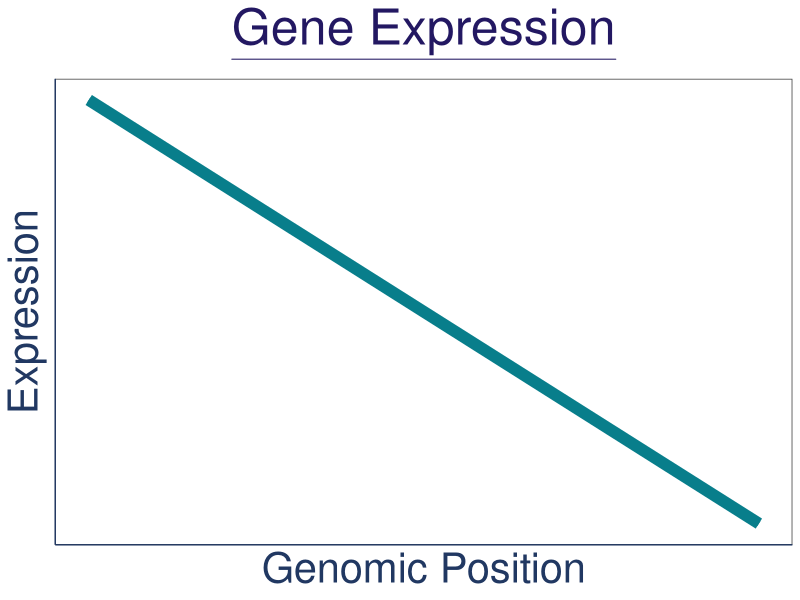
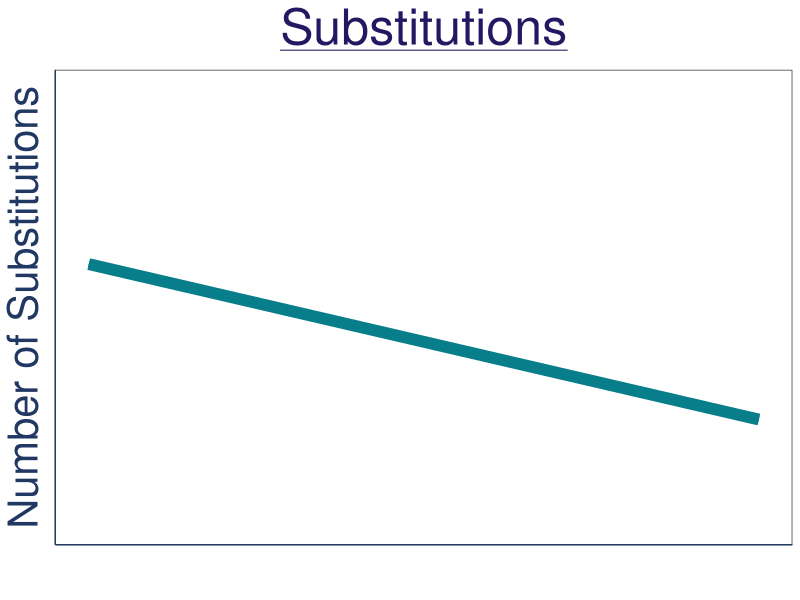
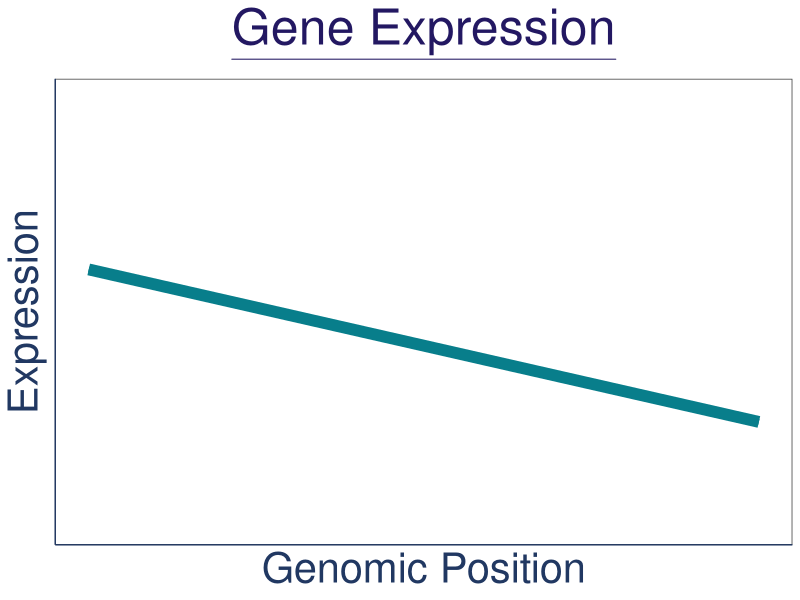
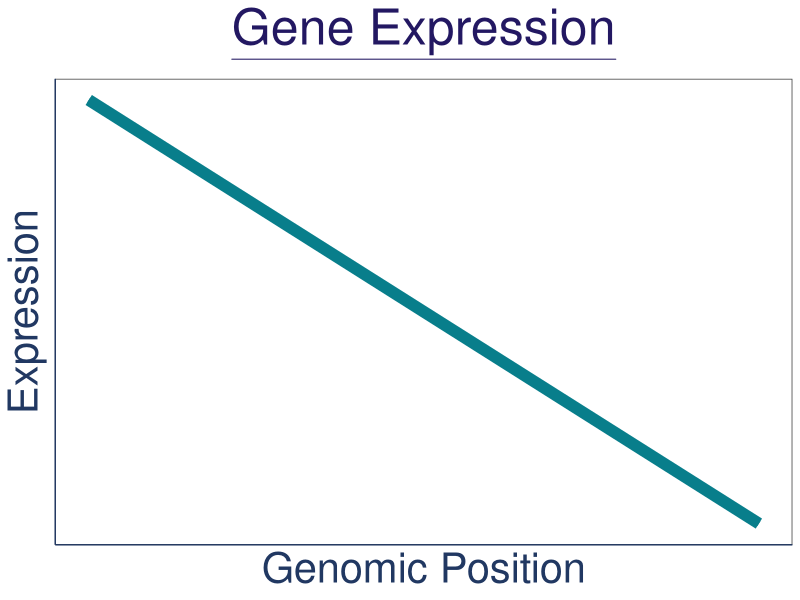
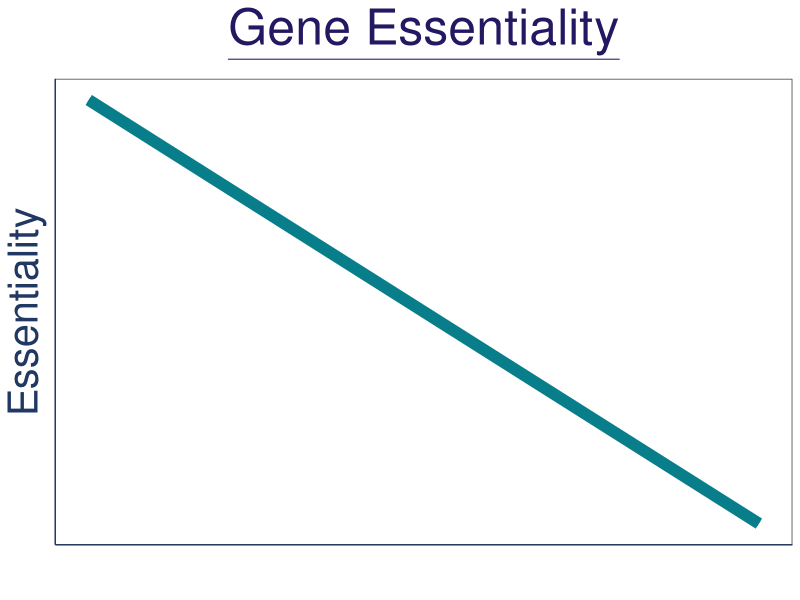
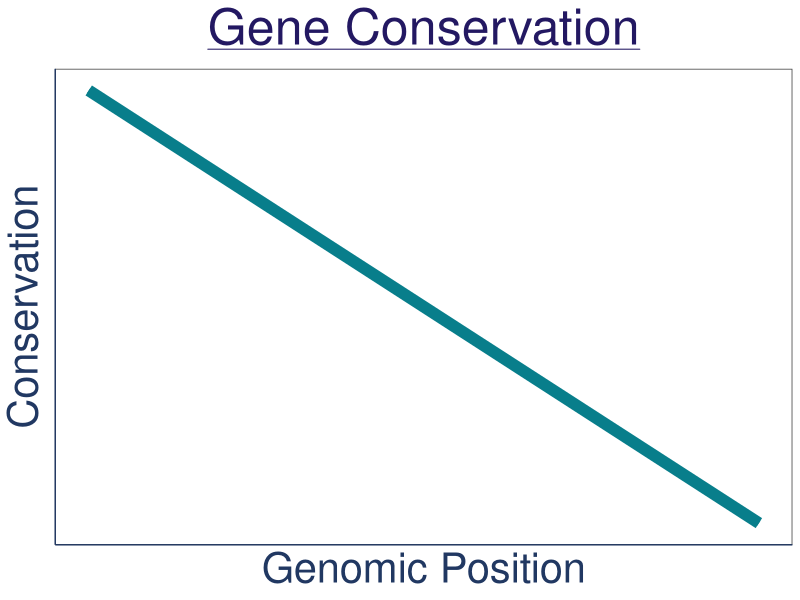
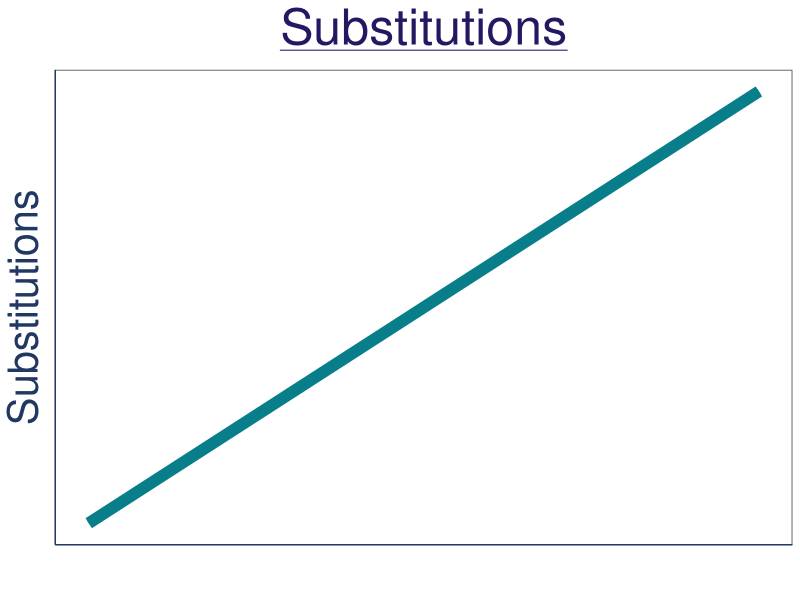
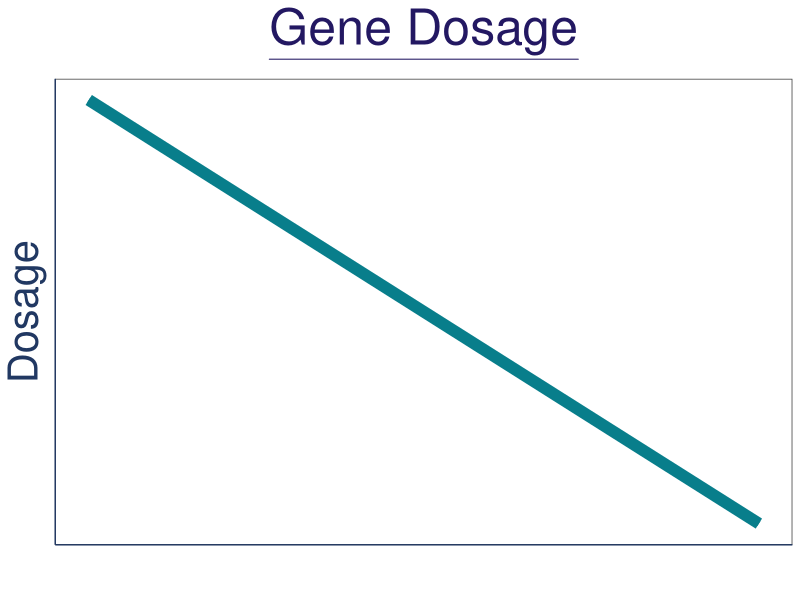

Source code (R) for these figures, in order:
setwd("C:/Users/synch/Documents/PhD/Bioinformatics_Lecture/Spatial_genome_trends_graphs/")
##### fake graphs for spatial genomic trends####
library(ggplot2)
require(ggplot2)
require("ggplot2")
library(grid)
library(gridBase)

theme_set(theme_bw()
          + theme(axis.text.x=element_blank(),
            axis.ticks.x=element_blank(),
            axis.text.y=element_blank(),
            axis.title.x=element_text(color = "#213862"),
            axis.title.y=element_text(color = "#213862"),
            axis.ticks.y=element_blank(),
            plot.title = element_text(color = "#231862",hjust = 0.5), 
            text = element_text(size=24))
          + theme(panel.grid.major = element_blank(), panel.grid.minor = element_blank(),
                  panel.background = element_blank(), axis.line = element_line(colour = "#213862"))
)

x <- seq(1,10,1)
y <- seq(1,10,1)
rev_y <- rev(y)
exp <- rep("exp", 10)
mut <- rep("mut", 10)
ess <- rep("ess", 10)
cons <- rep("cons", 10)
df_mut <- data.frame(cbind(x,y,mut))
df_exp <- data.frame(cbind(x,rev_y,exp))
df_ess <- data.frame(cbind(x,rev_y,ess))
df_cons <- data.frame(cbind(x,rev_y,cons))
df_pos <- data.frame(cbind(x,y))
df_neg <- data.frame(cbind(x,rev_y))
colnames(df_mut)[3] <- "trend"
colnames(df_exp)[3] <- "trend"
colnames(df_exp)[2] <- "y"
colnames(df_cons)[2] <- "y"
colnames(df_ess)[2] <- "y"
colnames(df_ess)[3] <- "trend"
colnames(df_cons)[3] <- "trend"

df_all <- data.frame(rbind(df_ess, df_exp, df_cons, df_mut))

#ggplot(data=df_all, aes(x=x, y=x, group=1)) +
#  geom_smooth(method = "lm", se =F, formula = y~x) +
#  facet_wrap(~trend, ncol = 2) +geom_line(color="#1A936F", size=4)+
#  geom_point(pch=".", color="#1A936F") +
#  geom_line(color="#CBE896", size=2)+
#  geom_point(pch=".", color="#CBE896")
#
#  geom_point()
#  
mut_rate <- ggplot(data=df_pos, aes(x=x, y=x, group=1)) +
  geom_line(color="#087E8B", size=4)+
#  geom_line(color="#FE5F55", size=4)+
#  geom_line(color="#FE5F55", size=2)+
  geom_line(color="#087E8B", size=2)+
#  geom_point(pch=".", color="#CBE896") +
#  geom_point(pch=".", color="#FE5F55") +
  theme(plot.title = element_text(hjust = 0.5), 
        text = element_text(size=30)) +
  ggtitle(expression(paste(underline("Substitutions")))) +
  labs(x = "", y = "Substitutions") 
#  labs(x = "Genomic Position", y = "Mutation Rate") +
#  theme(axis.text.x=element_blank(),
#        axis.ticks.x=element_blank(),
#        axis.text.y=element_blank(),
#        axis.title.x=element_text(color = "#074F57"),
#        axis.title.y=element_text(color = "#074F57"),
#        axis.ticks.y=element_blank(),
#        plot.title = element_text(color = "#074F57"))+
#  theme(panel.grid.major = element_blank(), panel.grid.minor = element_blank(),
#        panel.background = element_blank(), axis.line = element_line(colour = "#074F57"))


conserv <- ggplot(data=df_neg, aes(x=x, y=rev_y, group=1)) +
#  geom_line(color="#FE5F55", size=4)+
  geom_line(color="#087E8B", size=4)+
  geom_line(color="#087E8B", size=2)+
#  geom_line(color="#FE5F55", size=2)+
  theme(plot.title = element_text(hjust = 0.5), 
        text = element_text(size=30)) +
ggtitle(expression(paste(underline("Gene Conservation")))) +
#  annotate("text", x = 7, y = 9.5, label = "Gene Conservation", color = "#074F57", size = 13) +
  labs(x = "Genomic Position", y = "Conservation") +
  theme(axis.text.x=element_blank(),
        axis.ticks.x=element_blank(),
        axis.text.y=element_blank(),
        axis.ticks.y=element_blank(),
)
expression <- ggplot(data=df_neg, aes(x=x, y=rev_y, group=1)) +
#  geom_line(color="#FE5F55", size=4)+
  geom_line(color="#087E8B", size=4)+
  geom_line(color="#087E8B", size=2)+
#  geom_line(color="#FE5F55", size=2)+
  theme(plot.title = element_text(hjust = 0.5), 
        text = element_text(size=30)) +
  ggtitle(expression(paste(underline("Gene Expression")))) +
#  annotate("text", x = 7.5, y = 9.5, label = "Gene Expression", color = "#074F57", size = 13) +
  labs(x = "Genomic Position", y = "Expression") +
  theme(axis.text.x=element_blank(),
        axis.ticks.x=element_blank(),
        axis.text.y=element_blank(),
        axis.ticks.y=element_blank()
)

dosage <- ggplot(data=df_neg, aes(x=x, y=rev_y, group=1)) +
  geom_line(color="#087E8B", size=4)+
  #  geom_line(color="#FE5F55", size=4)+
  geom_line(color="#087E8B", size=2)+
  #  geom_line(color="#FE5F55", size=2)+
  theme(plot.title = element_text(hjust = 0.5), 
        text = element_text(size=30)) +
  ggtitle(expression(paste(underline("Gene Dosage")))) +
  labs(x = "", y = "Dosage") +
  #  labs(x = "Genomic Position", y = "Essentiality") +
  theme(axis.text.x=element_blank(),
        axis.ticks.x=element_blank(),
        axis.text.y=element_blank(),
                axis.ticks.y=element_blank(),
)







essential <- ggplot(data=df_neg, aes(x=x, y=rev_y, group=1)) +
  geom_line(color="#087E8B", size=4)+
#  geom_line(color="#FE5F55", size=4)+
  geom_line(color="#087E8B", size=2)+
#  geom_line(color="#FE5F55", size=2)+
  theme(plot.title = element_text(hjust = 0.5), 
        text = element_text(size=30)) +
  ggtitle(expression(paste(underline("Gene Essentiality")))) +
  labs(x = "", y = "Essentiality") +
#  labs(x = "Genomic Position", y = "Essentiality") +
  theme(axis.text.x=element_blank(),
        axis.ticks.x=element_blank(),
        axis.text.y=element_blank(),
        axis.ticks.y=element_blank(),
)

rev_y_subs <- c(5.5,5,4.5,4,3.5,3,2.5,2,1.5,1)
exp_results <- ggplot(data=df_neg, aes(x=x, y=rev_y, group=1)) +
  geom_line(color="#087E8B", size=4)+
  geom_line(color="#087E8B", size=2)+
  theme(plot.title = element_text(hjust = 0.5), 
        text = element_text(size=30)) +
  ggtitle(expression(paste(underline("Gene Expression")))) +
  labs(x = "Genomic Position", y = "Expression") +
  expand_limits(y = c(-5,20)) +
  theme(axis.text.x=element_blank(),
        axis.ticks.x=element_blank(),
        axis.text.y=element_blank(),
        axis.ticks.y=element_blank(),
  )
pdf("exp_graph.pdf")
expression
dev.off()


sub_results <- ggplot(data=df_neg, aes(x=x, y=rev_y, group=1)) +
  geom_line(color="#087E8B", size=4)+
  geom_line(color="#087E8B", size=2)+
  theme(plot.title = element_text(hjust = 0.5), 
        text = element_text(size=30)) +
  ggtitle(expression(paste(underline("Substitutions")))) +
  labs(x = "", y = "Number of Substitutions") +
  expand_limits(y = c(-5,20)) +
  theme(axis.text.x=element_blank(),
        axis.ticks.x=element_blank(),
        axis.text.y=element_blank(),
        axis.ticks.y=element_blank(),
  )
pdf("sub_results_graph.pdf")
sub_results
dev.off()

pdf("exp_results_graph.pdf")
exp_results
dev.off()

pdf("exp_graph.pdf")
expression
dev.off()


pdf("ess_graph.pdf")
essential
dev.off()


pdf("cons_graph.pdf")
conserv
dev.off()

pdf("mut_graph.pdf")
mut_rate
dev.off()


pdf("dosage_graph.pdf")
dosage
dev.off()
